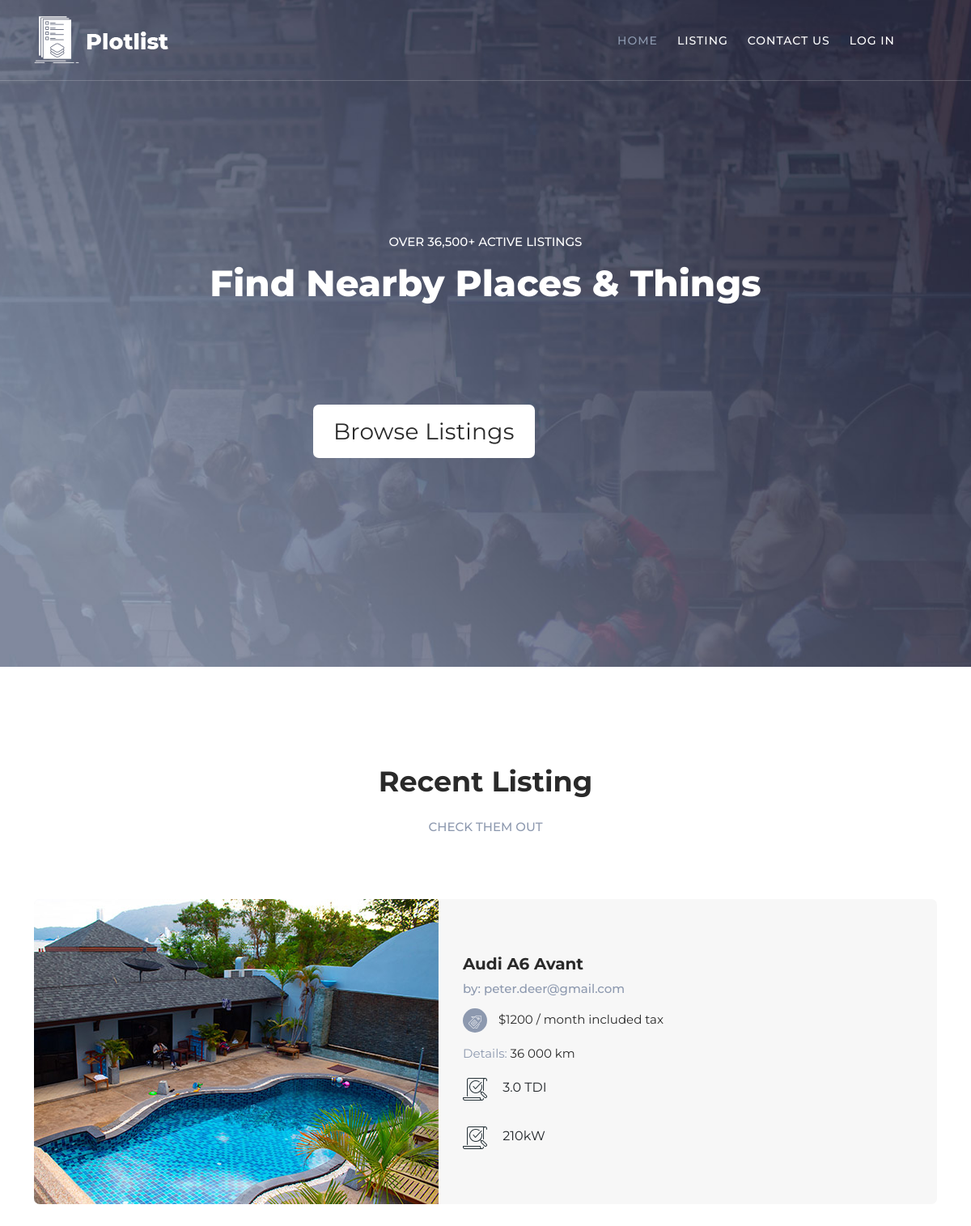
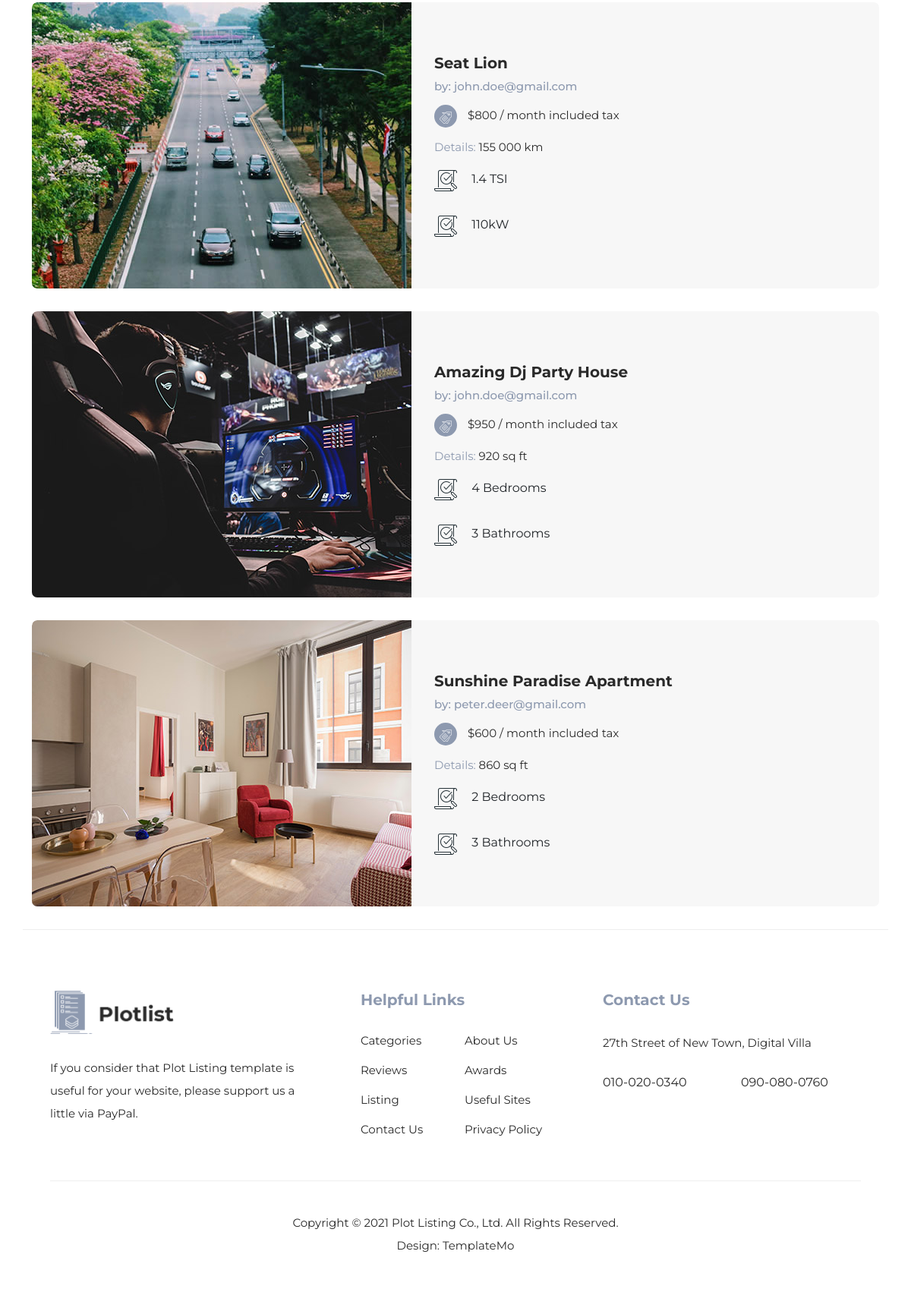
The page / on the database its author committed (2 pictures, top to bottom).
### tables this page shows
CREATE TABLE `listing` (
  `id` int(11) NOT NULL,
  `name` varchar(125) NOT NULL,
  `price` double NOT NULL,
  `details` varchar(255) NOT NULL,
  `detail1` varchar(125) NOT NULL,
  `detail2` varchar(125) NOT NULL,
  `created_at` datetime NOT NULL,
  `updated_at` datetime DEFAULT NULL,
  `User_id` int(11) NOT NULL,
  `Category_id` int(11) NOT NULL,
  `Image_id` int(11) NOT NULL
);

CREATE TABLE `user` (
  `id` int(11) NOT NULL,
  `email` varchar(125) NOT NULL,
  `password` varchar(125) NOT NULL,
  `is_admin` tinyint(4) NOT NULL,
  `created_at` datetime NOT NULL,
  `updated_at` datetime DEFAULT NULL
);

### DB.php (called while the page is built, shortened)
<?php
class DB
{
    private $connection;
    public function __construct($host, $dbname, $username, $password)
    {
        $this->host = $host;
        $this->dbname = $dbname;
        $this->username = $username;
        $this->password = $password;
        try {
            $this->connection = new \PDO('mysql:host='.$this->host.';dbname='.$this->dbname, $this->username, $this->password);
        } catch (\PDOException $e) {
            print "Error!: " . $e->getMessage() . "<br/>";
            die();
        }
    }
    public function getRecentListing()
    {
        $listingItems = [];
        $sql = "SELECT listing.id listing_id, listing.name, listing.price, listing.details, listing.detail1, listing.detail2, listing.created_at, user.email, user.id user_id, category.category,
        Category_id category_id, image.path image, image.alt_name, image.id image_id FROM `listing` INNER JOIN user ON listing.User_id = user.id INNER JOIN category ON
        listing.Category_id = category.id INNER JOIN image ON listing.Image_id = image.id ORDER BY created_at DESC;";
        $query = $this->connection->query($sql);
        while ($row = $query->fetch()) {
            $listingItems[] = [
                'listing_id' => $row['listing_id'],
                'name' => $row['name'],
                'price' => $row['price'],
                'details' => $row['details'],
                'detail1' => $row['detail1'],
                'detail2' => $row['detail2'],
                'email' => $row['email'],
                'user_id' => $row['user_id'],
                'category' => $row['category'],
                'category_id' => $row['category_id'],
                'image' => $row['image'],
                'alt_name' => $row['alt_name'],
                'image_id' => $row['image_id']
            ];
        }
        return $listingItems;
    }
}

### index.php (the view, shortened to what this page needs)
<?php
$db = $GLOBALS['db'];
$listingItems = $db->getRecentListing();
?>
<!DOCTYPE html>
<html lang="en">
  <head>
    <link href="vendor/bootstrap/css/bootstrap.min.css" rel="stylesheet">
    <link rel="stylesheet" href="assets/css/fontawesome.css">
    <link rel="stylesheet" href="assets/css/templatemo-plot-listing.css">
    <link rel="stylesheet" href="assets/css/animated.css">
    <link rel="stylesheet" href="assets/css/owl.css">
  </head>
<body>
  <header class="header-area header-sticky wow slideInDown" data-wow-duration="0.75s" data-wow-delay="0s">
    <div class="container">
      <div class="row">
        <div class="col-12">
          <nav class="main-nav">
            <a href="index.php" class="logo">
            </a>
            <ul class="nav">
              <li><a href="index.php" class="active">Home</a></li>
              <li><a href="listing.php">Listing</a></li>
              <li><a href="contact.php">Contact Us</a></li>
              <?php
              if($_SESSION) {
                if($_SESSION['logged_in']) {
                  ?><li><a href="my_listings.php">My Listings</a></li>
                  <li><a href="logout.php">Log out</a></li>
                  <li><div class="main-white-button"><a href="listing_add.php"><i class="fa fa-plus"></i> Add Your Listing</a></div></li>
                <?php
                  }else {
                  ?><li><a href="login.php">Log in</a></li>
                  <li><div ></div></li>
                <?php
                  }
              }else {
                ?><li><a href="login.php">Log in</a></li>
                <li><div ></div></li>
              <?php
              }
              ?>
            </ul>
          </nav>
        </div>
      </div>
    </div>
  </header>
  <div class="main-banner">
    <div class="container">
        <div class="col-lg-12">
          <div class="top-text header-text">
            <h6>Over 36,500+ Active Listings</h6>
            <h2>Find Nearby Places &amp; Things</h2>
          </div>
        </div>
        <div class="col-lg-10 offset-lg-1">
          <ul class="nav">
            <div class="top-text header-text">
              <form id="contact" action="listing.php" style="margin: 10% 0% 10% 0%">
                <div class="main-white-button" style="margin: 0 21vw 0 21vw"><a href="listing.php" style="font-size: 175%">Browse Listings</a></div>
              </form>
            </div>
          </ul>
        </div>
    </div>
  </div>
  <div class="listing-page">
    <div class="container">
      <div class="row">
        <div class="col-lg-12">
          <div class="section-heading">
            <h2>Recent Listing</h2>
            <h6>Check Them Out</h6>
          </div>
        </div>
        <div class="col-lg-12">
          <?php
            foreach ($listingItems as $listingItem) {
          ?>
          <div class="item">
            <div class="row">
              <div class="col-lg-12">
                <div class="listing-item">
                  <div class="left-image">
                    <img src=<?php echo $listingItem['image']; ?> alt=<?php echo $listingItem['alt_name']; ?>>
                  </div>
                  <div class="right-content align-self-center">
                    <h4><?php echo $listingItem['name']; ?></h4>
                    <h6>by: <?php echo $listingItem['email']; ?></h6>
                    <span class="price"><div class="icon"><img src="assets/images/listing-icon-01.png" alt=""></div> $<?php echo $listingItem['price']; ?> / month included tax</span>
                    <span class="details">Details: <em><?php echo $listingItem['details']; ?></em></span>
                    <span class="info"><img src="assets/images/listing-icon-heading.png" alt=""> <?php echo $listingItem['detail1']; ?><br><br><img src="assets/images/listing-icon-heading.png" alt=""> <?php echo $listingItem['detail2']; ?></span>
                  </div>
                </div>
                <?php
                  }
                ?>
        </div>
      </div>
    </div>
  </div>
  <footer>
    <div class="container">
      <div class="row">
        <div class="col-lg-4">
          <div class="about">
            <div class="logo">
              <img src="assets/images/black-logo.png" alt="Plot Listing">
            </div>
            <p>If you consider that <a rel="nofollow" href="https://templatemo.com/tm-564-plot-listing" target="_parent">Plot Listing template</a> is useful for your website, please <a rel="nofollow" href="https://www.paypal.me/templatemo" target="_blank">support us</a> a little via PayPal.</p>
          </div>
        </div>
        <div class="col-lg-4">
          <div class="helpful-links">
            <h4>Helpful Links</h4>
            <div class="row">
              <div class="col-lg-6 col-sm-6">
                <ul>
                  <li><a href="#">Categories</a></li>
                  <li><a href="#">Reviews</a></li>
                  <li><a href="#">Listing</a></li>
                  <li><a href="#">Contact Us</a></li>
                </ul>
              </div>
              <div class="col-lg-6">
                <ul>
                  <li><a href="#">About Us</a></li>
                  <li><a href="#">Awards</a></li>
                  <li><a href="#">Useful Sites</a></li>
                  <li><a href="#">Privacy Policy</a></li>
                </ul>
              </div>
            </div>
          </div>
        </div>
        <div class="col-lg-4">
          <div class="contact-us">
            <h4>Contact Us</h4>
            <p>27th Street of New Town, Digital Villa</p>
            <div class="row">
              <div class="col-lg-6">
                <a href="#">010-020-0340</a>
              </div>
              <div class="col-lg-6">
                <a href="#">090-080-0760</a>
              </div>
            </div>
          </div>
        </div>
        <div class="col-lg-12">
          <div class="sub-footer">
            <p>Copyright © 2021 Plot Listing Co., Ltd. All Rights Reserved.
            <br>
			Design: <a rel="nofollow" href="https://templatemo.com" title="CSS Templates">TemplateMo</a></p>
          </div>
        </div>
      </div>
    </div>
  </footer>
</body>
</html>

### rows shown on the page
listing: shows a picture, name "Audi A6 Avant", User.email "peter.deer@gmail.com", price "1200", details "36 000 km", detail1 "3.0 TDI", detail2 "210kW"
listing: shows a picture, name "Seat Lion", User.email "john.doe@gmail.com", price "800", details "155 000 km", detail1 "1.4 TSI", detail2 "110kW"
listing: shows a picture, name "Amazing Dj Party House", User.email "john.doe@gmail.com", price "950", details "920 sq ft", detail1 "4 Bedrooms", detail2 "3 Bathrooms"
listing: shows a picture, name "Sunshine Paradise Apartment", User.email "peter.deer@gmail.com", price "600", details "860 sq ft", detail1 "2 Bedrooms", detail2 "3 Bathrooms"
